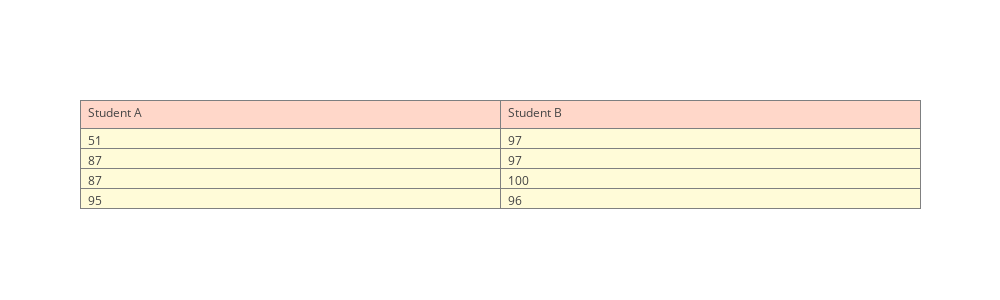

The notebook cell this image was saved under:
### Markdown cell above
It is also possible to create tables and data directly in plot.ly itself

### Code cell
trace = Table(
    header=dict(values=['Student A', 'Student B'],
                line = dict(color='#7D7F80'),
                fill = dict(color='#FFD7C9'),
                align = ['left'] * 5),
    cells=dict(values=[[51, 87, 87, 95],
                       [97, 97, 100, 96]],
               line = dict(color='#00'),
               fill = dict(color='#FFFBD8'),
               align = ['left'] * 5))

layout = dict(width=1000, height=300)
data = [trace]
fig = dict(data=data, layout=layout)
py.iplot(fig)

### Figure 1 — Plotly figure (JSON) as saved in the notebook; plotly's stock layout.template omitted (floating-point values rounded to 4 significant figures)
{"data": [{"cells": {"align": ["left", "left", "left", "left", "left"], "fill": {"color": "#FFFBD8"}, "line": {"color": "#00"}, "values": [[51, 87, 87, 95], [97, 97, 100, 96]]}, "header": {"align": ["left", "left", "left", "left", "left"], "fill": {"color": "#FFD7C9"}, "line": {"color": "#7D7F80"}, "values": ["Student A", "Student B"]}, "type": "table"}], "layout": {"height": 300, "width": 1000}}
